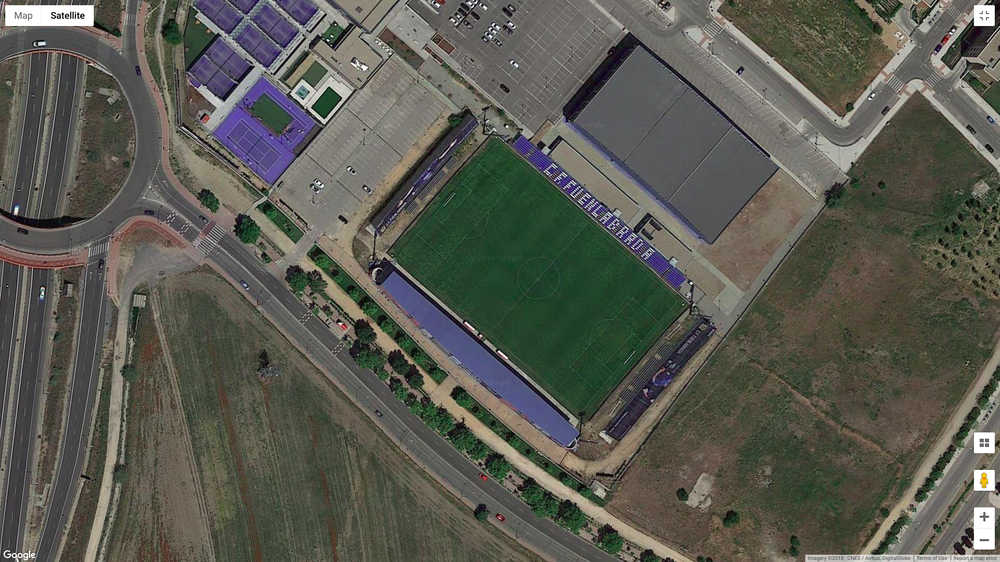
#> input picture 2.png, 1000 x 562 px, shrunk from 1920 x 1080 before the run
$ python pro_11.py   (older library calls are emulated)
#> lines starting #> are read from the running program, lines starting #| are printed output that depends on the picture; after the words box and inside, x2 and y2 are one past the last pixel; in counts of white or black regions, pixels touching at a corner belong together
import cv2
import matplotlib.pyplot as plt
import numpy as np
from matplotlib.colors import hsv_to_rgb


flags = [i for i in dir(cv2) if i.startswith('COLOR_')]
print(len(flags))
print(flags[40])


#brg to rgb
img2 = cv2.imread('2.png')
#> img2 is the input picture: shape (562, 1000, 3); mean B, G, R 80.7, 90, 89.5
img2 = cv2.cvtColor(img2, cv2.COLOR_BGR2RGB)
img = cv2.medianBlur(img2, 35)
imgb = cv2.bilateralFilter(img2, 5, 75, 75)


#printing the image
plt.imshow(img2)
print("the image")
plt.show()
plt.subplot(1, 2, 1)
plt.imshow(img)
plt.subplot(1, 2, 2)
plt.imshow(imgb)
plt.show()

#rgb to hsv
hsv_img = cv2.cvtColor(img, cv2.COLOR_RGB2HSV)
#> hsv_img: shape (562, 1000, 3); mean H, S, V 40.1, 46.8, 92.5
hsv_imgb = cv2.cvtColor(imgb, cv2.COLOR_RGB2HSV)
#> hsv_imgb: shape (562, 1000, 3); mean H, S, V 43.3, 51.1, 95.3
print("median and biateral hsv comparision")
plt.subplot(1, 2, 1)
plt.imshow(hsv_img)
plt.subplot(1, 2, 2)
plt.imshow(hsv_imgb)
plt.show()


light_green = (40, 80, 40)
dark_green = (80, 255, 255)
light_green1 = (40, 40, 40)
dark_green1 = (70, 255, 255)


#showing the range
lo_square = np.full((10, 10, 3), light_green, dtype=np.uint8) / 255.0
do_square = np.full((10, 10, 3), dark_green, dtype=np.uint8) / 255.0

plt.subplot(1, 2, 1)
plt.imshow(hsv_to_rgb(do_square))
plt.subplot(1, 2, 2)
plt.imshow(hsv_to_rgb(lo_square))
print("dark green, light green")
plt.show()
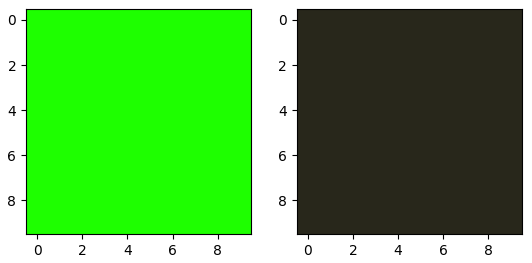
#> figure drawn by matplotlib, 2 panels


#create a mask
mask2 = cv2.inRange(hsv_img, light_green, dark_green)
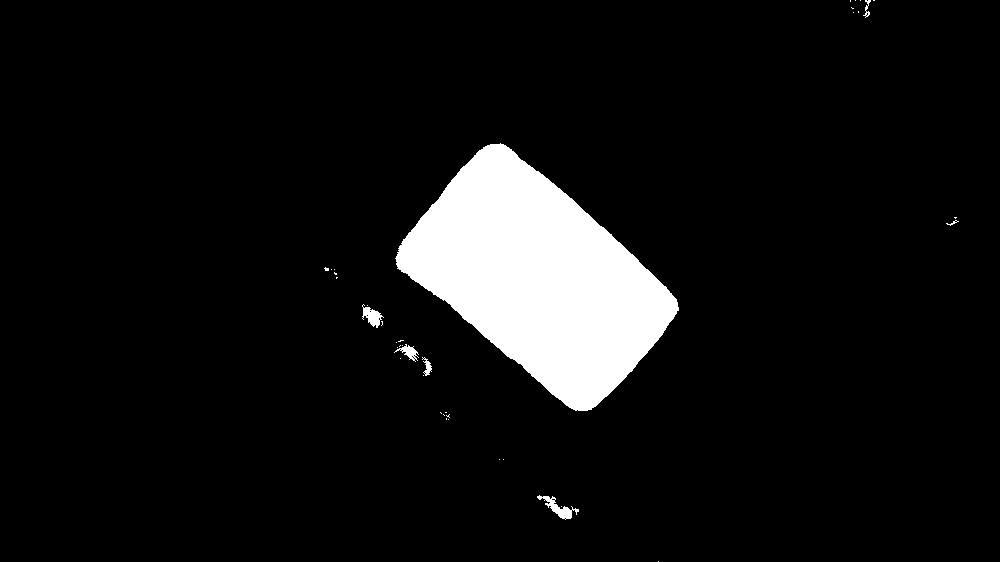
#> mask2: shape (562, 1000); 7.4% white; 39 white regions (32 under 20 px), largest, box (x1, y1, x2, y2) and area: (395, 143, 679, 411) 40680, (537, 495, 579, 520) 325, (362, 304, 384, 328) 249
mask1 = cv2.inRange(hsv_img, light_green1, dark_green1)
#> mask1: shape (562, 1000); 12.2% white; 116 white regions (92 under 20 px), largest, box (x1, y1, x2, y2) and area: (385, 136, 690, 419) 44334, (298, 259, 511, 473) 8487, (750, 423, 838, 509) 3799
mask = mask2+mask1

mask2b = cv2.inRange(hsv_imgb, light_green, dark_green)
#> mask2b: shape (562, 1000); 9.5% white; 373 white regions (274 under 20 px), largest, box (x1, y1, x2, y2) and area: (389, 140, 684, 413) 39209, (410, 400, 455, 435) 647, (314, 253, 367, 303) 632
mask1b = cv2.inRange(hsv_imgb, light_green1, dark_green1)
#> mask1b: shape (562, 1000); 15.4% white; 594 white regions (390 under 20 px), largest, box (x1, y1, x2, y2) and area: (389, 134, 688, 422) 40411, (740, 388, 848, 516) 4632, (910, 177, 1000, 250) 2761
maskb = mask2b+mask1b

#impose the mask
result =  cv2.bitwise_and(img, img, mask=mask)
img=imgb
cv2.imwrite("mask.jpg", mask)

#print it
plt.subplot(1, 4, 1)
plt.imshow(mask)
#plt.imshow(mask, cmap="gray")
mask=maskb
resultb = resultb = cv2.bitwise_and(img, img, mask=mask)
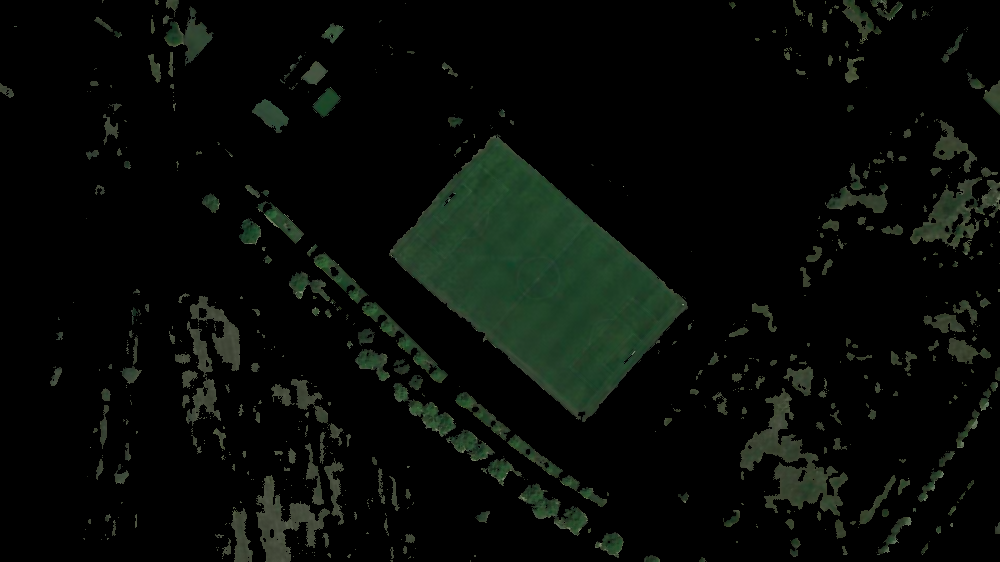
#> resultb: shape (562, 1000, 3); mean R, G, B 7.3, 10.8, 7.4
plt.subplot(1, 4, 2)
plt.imshow(result)
plt.subplot(1, 4, 3)
plt.imshow(maskb)
plt.subplot(1, 4, 4)
plt.imshow(resultb)
plt.show()


#here the mask has some impurities in it. we need to remove that first.

cv2.imwrite("maskb.jpg", maskb)

image = cv2.imread('mask.jpg')
#> image: shape (562, 1000, 3); min 0, max 255, mean 31.2
imageb = cv2.imread('maskb.jpg')
#> imageb: shape (562, 1000, 3); min 0, max 255, mean 40.1
image = cv2.cvtColor(image, cv2.COLOR_BGR2GRAY)
#> image: shape (562, 1000)
imageb = cv2.cvtColor(imageb, cv2.COLOR_BGR2GRAY)
#> imageb: shape (562, 1000)
median = cv2.medianBlur(image, 45)
medianb = cv2.medianBlur(imageb, 45)
cv2.imwrite('out1.png',image)


def contour(image):
#> called with image = 'out1.png'
    img = cv2.imread(image)
    t = 10

    gray = cv2.cvtColor(img, cv2.COLOR_BGR2GRAY)
    blur = cv2.GaussianBlur(gray, (5, 5), 0)
    (t, binary) = cv2.threshold(blur, t, 255, cv2.THRESH_BINARY)
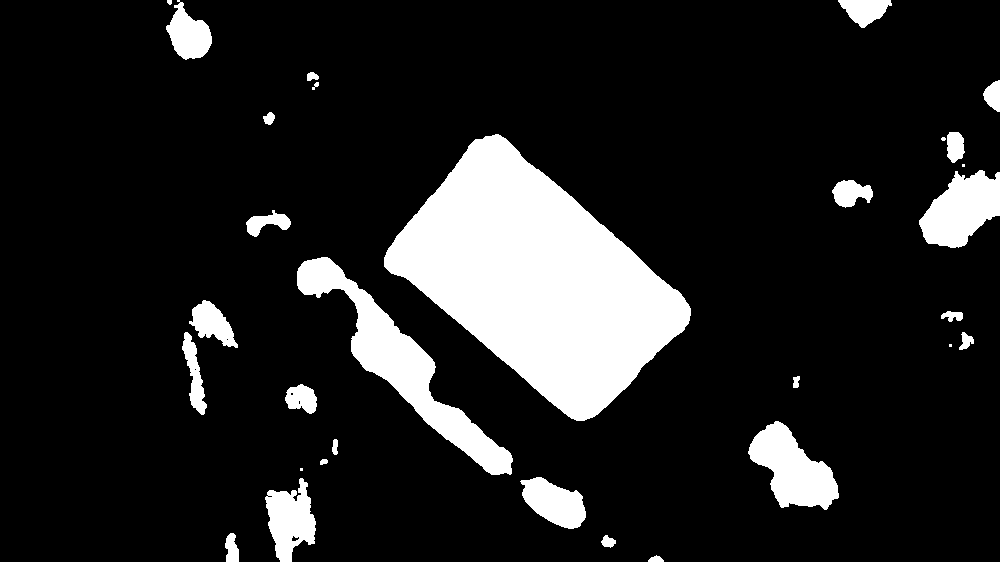
#> binary: shape (562, 1000); 13.8% white; 31 white regions (4 under 20 px)
#> t = 10

    (_, contours, _) = cv2.findContours(binary, cv2.RETR_CCOMP,
                                        cv2.CHAIN_APPROX_SIMPLE)
#> contours = 37 contours, 11 with area under 20; largest, box (x1, y1, x2, y2) and area: (384, 134, 691, 421) 45502, (297, 257, 513, 475) 9412, (748, 421, 839, 510) 4288, (919, 170, 1000, 248) 3964, (265, 478, 316, 562) 2525
    # contours if for all the contours of the image
    print("Found %d objects." % len(contours))
#| Found 37 objects.
    for (i, c) in enumerate(contours):
        print("\tSize of contour %d: %d" % (i, len(c)))
#> this loop made 37 passes
#> c on passes 8, 16, 19, 22, 27: [[300, 468], [300, 470], [302, 470], [302, 468]], [[949, 344], [949, 346], [951, 346], [951, 344]], [[194, 369], [195, 368], [196, 369], [195, 370]], [[226, 339], [227, 338], [228, 339], [227, 340]], [[962, 164], [962, 166], [964, 166], [964, 164]]
#| 	Size of contour 0: 11
#| 	Size of contour 1: 22
#| 	Size of contour 2: 25
#| 	Size of contour 3: 142
#| 	Size of contour 4: 14
#| 	Size of contour 5: 6
#| 	Size of contour 6: 91
#| 	Size of contour 7: 4
#> (further printed lines are left out)
    # contours length - length of all contours
    contours_length = [len(c) for i, c in enumerate(contours)]
#> contours_length = 37 values, max 261 at index 22, min 4 at index 7, mean 48.51
    contours_length.sort()
    # contours temp - length of contours of top 30 percent contours
    contours_temp = [contours_length[i] for i in range(int(len(contours_length) * 0.70), len(contours_length))]
#> contours_temp = [46, 55, 57, 90, 90, 90, 91, 122, 139, 142, 252, 261]
    contours_image = []
    count = 0
    for i in contours:
        if len(i) in contours_temp:
            contours_image.append(i)
            count += 1
#> this loop made 37 passes
#> after the loop, contours_image = 12 contours; largest, box (x1, y1, x2, y2) and area: (384, 134, 691, 421) 45502, (297, 257, 513, 475) 9412, (748, 421, 839, 510) 4288, (919, 170, 1000, 248) 3964, (265, 478, 316, 562) 2525; count = 12

    contours_image_len = [len(i) for i in contours_image]
#> contours_image_len = [142, 91, 139, 55, 90, 90, 261, 46, 57, 122, 252, 90]
    print('\ncsd\n', contours_image_len)
#| csd
#|  [142, 91, 139, 55, 90, 90, 261, 46, 57, 122, 252, 90]
    cv2.drawContours(img, contours, -1, (0, 0, 0), 15)
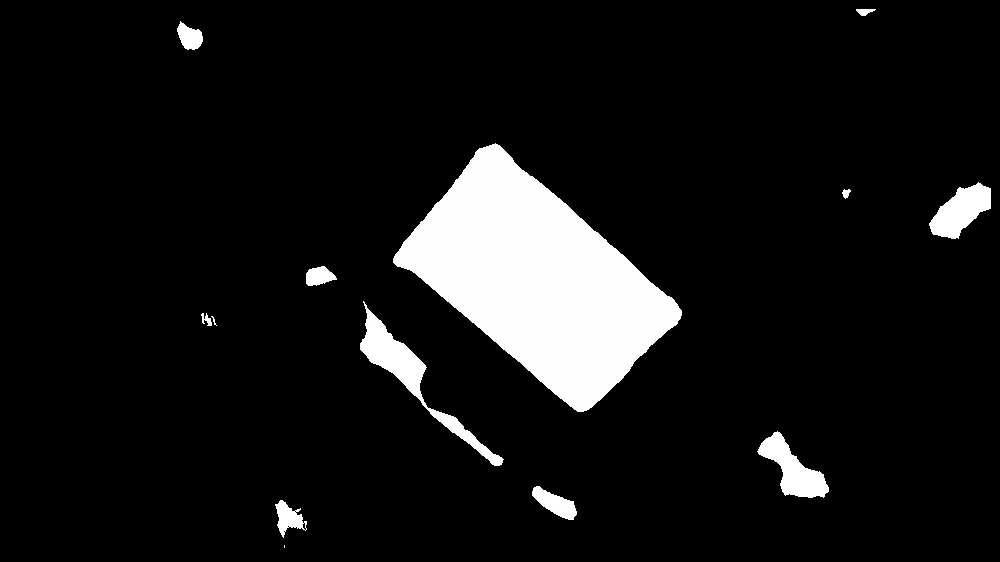
#> img: shape (562, 1000, 3); min 0, max 255, mean 21.8

    return img

#edit the filename based on the inpput name of the file
filename = 'out1.png'
t = 10

image1 = contour(filename)
cv2.imwrite("out2.png",image1)


imageb = cv2.imread('out2.png')
imageb = cv2.cvtColor(imageb, cv2.COLOR_BGR2GRAY)

#identify rect

#ayush using chirag output
medianb = cv2.medianBlur(imageb, 15)
#medium blur to chirag, up
cv2.imwrite("ayush-chirag.jpg", medianb)
print("median blur to chirag output")

#saurabh using ayush output

image_gray = cv2.imread("ayush-chirag.jpg", 0)
#> image_gray: shape (562, 1000); min 0, max 255, mean 21.3
image_gray = np.where(image_gray > 30, 255, image_gray)
image_gray = np.where(image_gray <= 30, 0, image_gray)
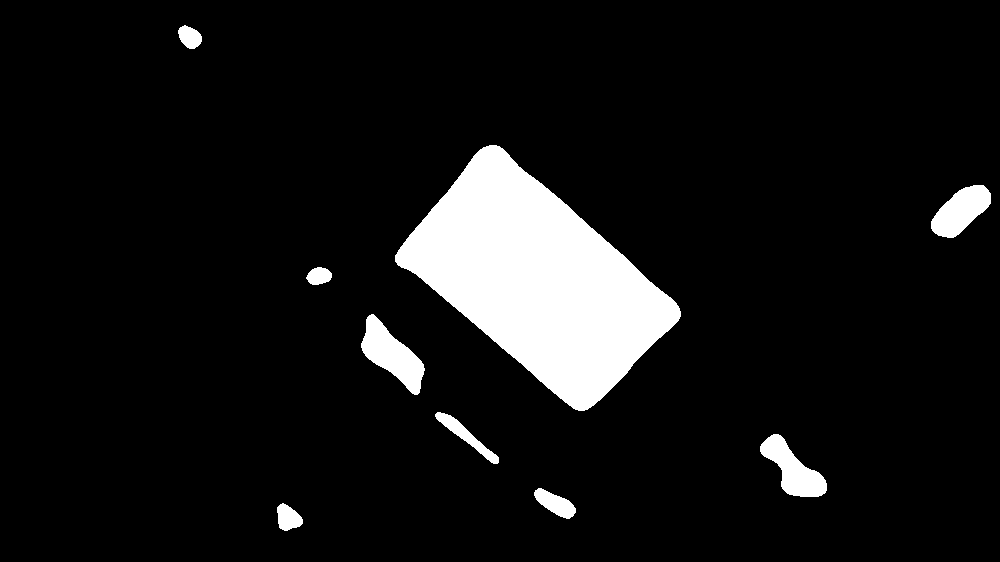
#> image_gray: shape (562, 1000); 8.4% white; 9 white regions

_, contours, _ = cv2.findContours(image_gray, cv2.RETR_TREE, cv2.CHAIN_APPROX_SIMPLE)
#> contours = 9 contours; largest, box (x1, y1, x2, y2) and area: (395, 145, 681, 411) 37835, (361, 314, 425, 395) 2298, (760, 434, 827, 497) 1908, (931, 185, 991, 238) 1832, (435, 412, 499, 464) 697
rect_cnts = []
for cnt in contours:
    peri = cv2.arcLength(cnt, True)
    approx = cv2.approxPolyDP(cnt, 0.04 * peri, True)

    if len(approx) == 4: # shape filtering condition
        rect_cnts.append(cnt)
#> this loop made 9 passes
#> (peri, approx) on passes 1, 3, 4, 5, 8: (85.84, [[280, 504], [279, 527], [299, 526], [301, 517]]), (210.6, [[761, 444], [787, 493], [825, 492], [780, 435]]), (172.9, [[435, 414], [498, 462], [456, 419]]), (224.5, [[369, 315], [363, 352], [417, 394], [423, 364]]), (815.3, [[483, 147], [395, 261], [587, 409], [679, 308]])
#> peri on passes 2, 6, 7, 9: 113.9, 69.36, 175.7, 74.43
#> after the loop, rect_cnts = 4 contours; box (x1, y1, x2, y2) and area: (395, 145, 681, 411) 37835, (361, 314, 425, 395) 2298, (760, 434, 827, 497) 1908, (277, 503, 303, 531) 460

max_area = 0
football_square = None
for cnt in rect_cnts:
    (x, y, w, h) = cv2.boundingRect(cnt)
    if max_area < w*h:
        max_area = w*h
        football_square = cnt
#> this loop made 4 passes
#> (x, y, w, h, max_area) on passes 1 to 4: (277, 503, 26, 28, 728), (760, 434, 67, 63, 4221), (361, 314, 64, 81, 5184), (395, 145, 286, 266, 76076)
#> after the loop, football_square = contour of 200 points, box (x1, y1, x2, y2) (395, 145, 681, 411), area 37835; max_area = 76076

# Draw the result
image = cv2.cvtColor(image_gray, cv2.COLOR_GRAY2RGB)
#> image: shape (562, 1000, 3); 8.4% white; 9 white regions, largest, box (x1, y1, x2, y2) and area: (395, 145, 681, 411) 38143, (361, 314, 425, 395) 2390, (760, 434, 827, 497) 1997
cv2.drawContours(image, [football_square], -1, (0, 0,255), 5)
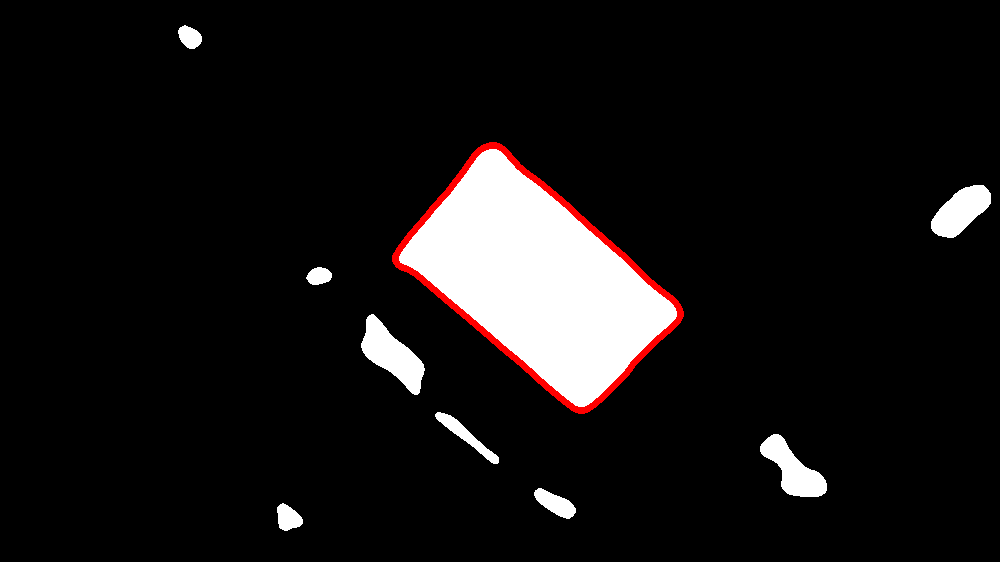
#> image: shape (562, 1000, 3); mean B, G, R 20.1, 20.1, 22.4

cv2.imwrite("output.jpg", image)
cv2.imshow("Result Preview", image)
cv2.waitKey()
